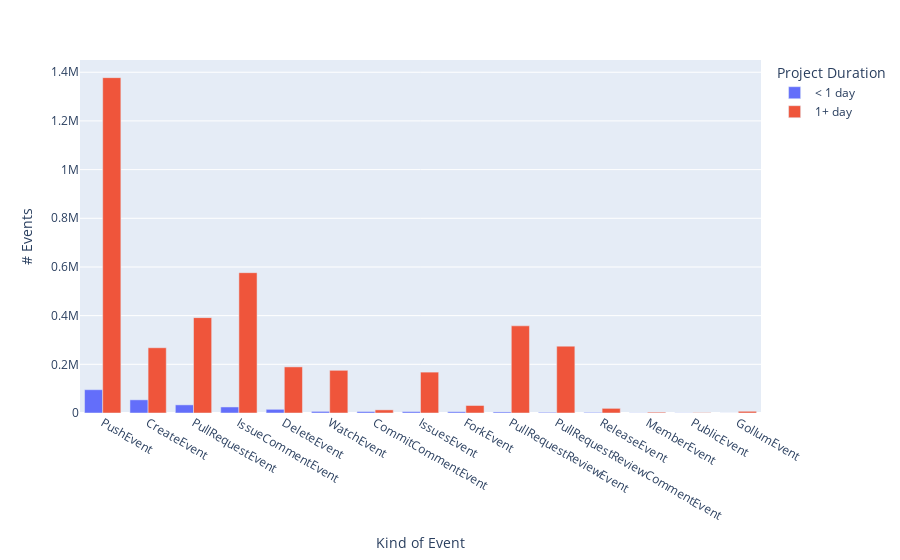

Notebook code for this chart:
### Code cell
# count contributions for each event type for projects that have existed for less than a day and a day and more
zeroDayEventCounts = zeroDayEvents.event_type.value_counts()
nonzeroDayEventCounts = nonzeroDayEvents.event_type.value_counts()

# merge zero day and non-zero day event counts
dayEventCounts = pd.merge(
    zeroDayEventCounts, 
    nonzeroDayEventCounts, 
    left_index=True, 
    right_index=True
).rename(
    columns={
        'event_type_x': '< 1 day', 
        'event_type_y': '1+ day'
    }
)

fig_dec = px.bar(
    data_frame=dayEventCounts,
    barmode="group",
    labels={        
                     "variable": "Project Duration",
                     "value": "# Events",
                     "index": "Kind of Event"
                 },
)

fig_dec.write_image("dayEventCounts.png")
fig_dec

### Figure 1 — Plotly figure (JSON) as saved in the notebook; plotly's stock layout.template omitted (floating-point values rounded to 4 significant figures)
{"data": [{"alignmentgroup": "True", "hovertemplate": "Project Duration=< 1 day<br>Kind of Event=%{x}<br># Events=%{y}<extra></extra>", "legendgroup": "< 1 day", "marker": {"color": "#636efa", "pattern": {"shape": ""}}, "name": "< 1 day", "offsetgroup": "< 1 day", "orientation": "v", "showlegend": true, "textposition": "auto", "type": "bar", "x": ["PushEvent", "CreateEvent", "PullRequestEvent", "IssueCommentEvent", "DeleteEvent", "WatchEvent", "CommitCommentEvent", "IssuesEvent", "ForkEvent", "PullRequestReviewEvent", "PullRequestReviewCommentEvent", "ReleaseEvent", "MemberEvent", "PublicEvent", "GollumEvent"], "xaxis": "x", "y": [95768, 54166, 33451, 24836, 15145, 6672, 6067, 5891, 5283, 4347, 2812, 2450, 672, 657, 150], "yaxis": "y"}, {"alignmentgroup": "True", "hovertemplate": "Project Duration=1+ day<br>Kind of Event=%{x}<br># Events=%{y}<extra></extra>", "legendgroup": "1+ day", "marker": {"color": "#EF553B", "pattern": {"shape": ""}}, "name": "1+ day", "offsetgroup": "1+ day", "orientation": "v", "showlegend": true, "textposition": "auto", "type": "bar", "x": ["PushEvent", "CreateEvent", "PullRequestEvent", "IssueCommentEvent", "DeleteEvent", "WatchEvent", "CommitCommentEvent", "IssuesEvent", "ForkEvent", "PullRequestReviewEvent", "PullRequestReviewCommentEvent", "ReleaseEvent", "MemberEvent", "PublicEvent", "GollumEvent"], "xaxis": "x", "y": [1377833, 268118, 391803, 576525, 189429, 175405, 12858, 167950, 30840, 358168, 274676, 19106, 3378, 1473, 7035], "yaxis": "y"}], "layout": {"barmode": "group", "legend": {"title": {"text": "Project Duration"}, "tracegroupgap": 0}, "margin": {"t": 60}, "xaxis": {"anchor": "y", "domain": [0, 1], "title": {"text": "Kind of Event"}}, "yaxis": {"anchor": "x", "domain": [0, 1], "title": {"text": "# Events"}}}}
